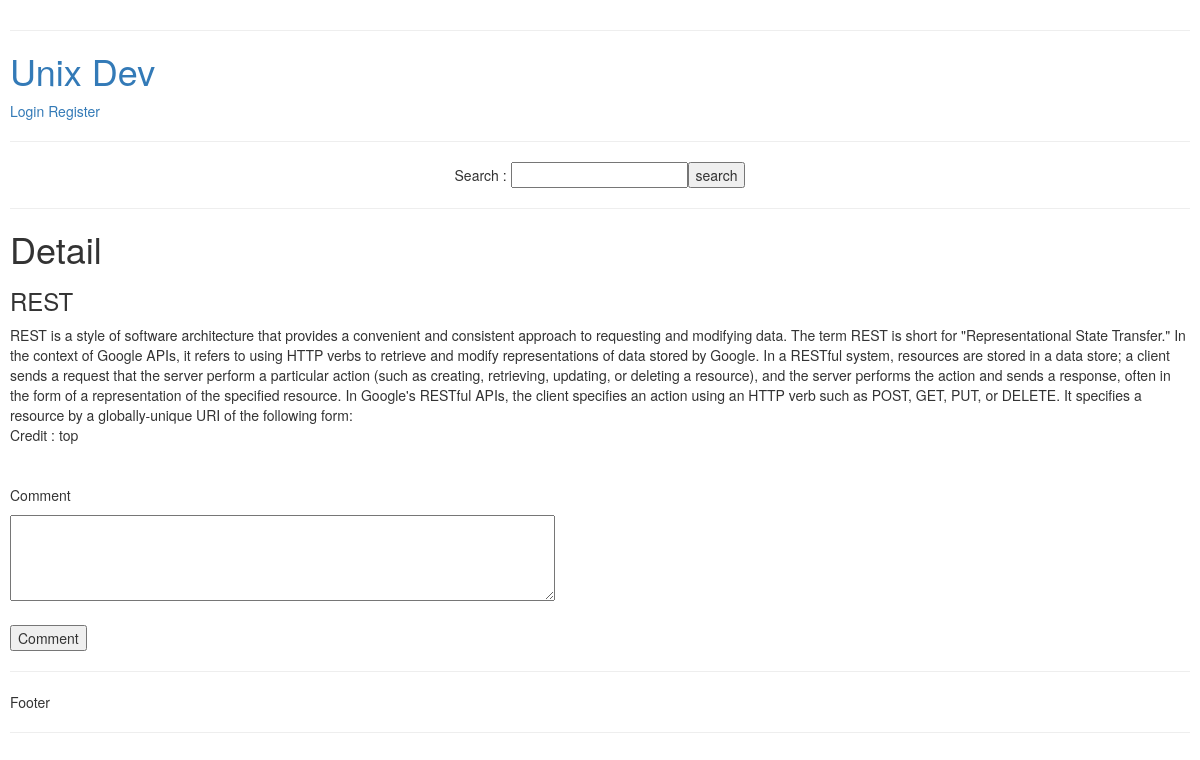
Screenshot of /blog/28/ with the database file from the repository.
### blog/models.py (models this page shows, shortened)
class Blog(models.Model):
    user = models.ForeignKey(User, on_delete=models.CASCADE, default=1)
    title = models.CharField(max_length=100)
    content = models.CharField(max_length=255)
    created_at = models.DateTimeField(auto_now_add=True)
    updated_at = models.DateTimeField(auto_now=True)

### blog/views.py (the view)
# urls.py: path('<int:pk>/', views.detail, name='detail'),
def detail(request,pk):
    blog = get_object_or_404(Blog, pk=pk)
    user_check = get_object_or_404(User, pk=blog.user_id) # get name user form blog
    if((request.user.has_perm('blog.change_blog') and str(user_check.username) == str(request.user)) or 'admin' == str(request.user)):
        edit = True
    else:
        edit = False
    data = {
        'blog': blog,
        'credit':user_check.username ,
        'edit': edit,
        'user':{
            'user_name': request.user ,
            'status_login': sessionResult(request)
            },
        'user_delete_comment' : 0,
        'comment': False
        }
    if request.session.keys():
        data['comment'] = True
        if 'admin' == str(request.user):
            data['user_delete_comment'] = True
        elif request.user.has_perm('blog.delete_comment'):
            data['user_delete_comment'] = int(request.session['_auth_user_id'])
    print(data['user_delete_comment'])
    return render(request, 'blog/detail.html', data)

### blog/views.py (called while the page is built)
def sessionResult(request):
    if request.session.keys():
        return True
    else:
        return False

### blog/templates/blog/detail.html (shortened to what this page needs)
{% extends 'base_layout.html' %}
{% block content %}
<div>
    <h1>Detail</h1>
    <h3>{{ blog.title }}</h3>
    <div>
        {{ blog.content }}
    </div>
    <p>Credit : {{credit}}</p>
    <br>
    {% if True %}
    <form action="{% url 'blog:comment' blog.id %}" method="post">
            <p>Comment</p>
                <textarea name="comment" rows="4" cols="70"></textarea>
            <br>
            <br>
            <input type="submit" value="Comment">
    </form>
    {% endif %}
</div>
{% endblock %}

### rows the page displays
Blog: title "REST", content "REST is a style of software architecture that provides a convenient and consistent approach to requesting and modifying data. The term REST is short for \"Representational State Transfer.\" In the context of Google APIs, it refers to using HTTP verbs to retrieve and modify representations of data stored by Google. In a RESTful system, resources are stored in a data store; a client sends a request that the server perform a particular action (such as creating, retrieving, updating, or deleting a resource), and the server performs the action and sends a response, often in the form of a representation of the specified resource. In Google's RESTful APIs, the client specifies an action using an…"

### other values shown
{{ credit }} "top"
